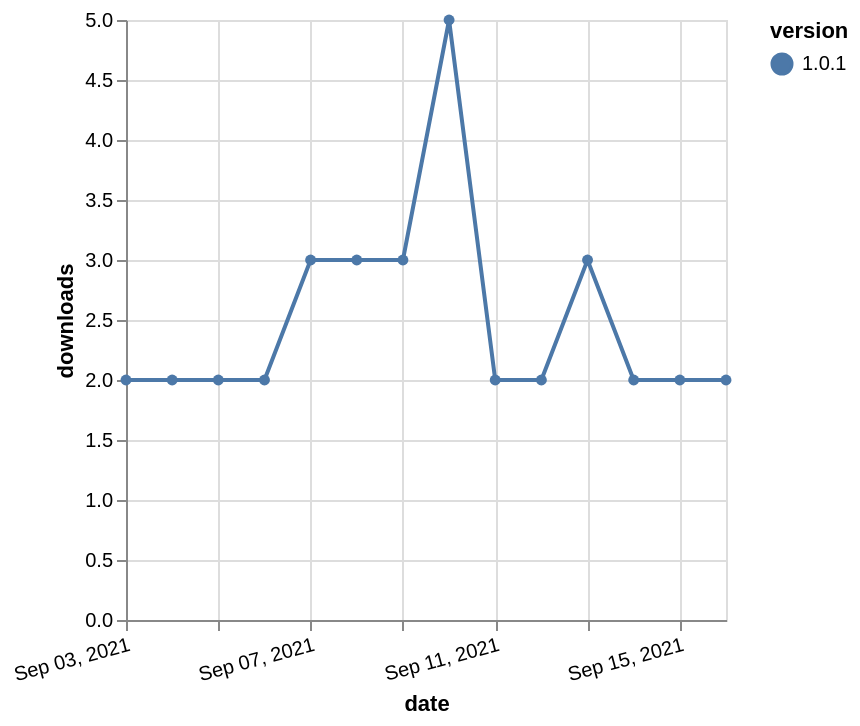

Write a Vega-Lite specification for this figure.
### Vega-Lite specification from a JSON file in a GitHub repository (floating-point values rounded to 4 significant figures)
{"$schema": "https://vega.github.io/schema/vega-lite/v5.json", "description": "A simple bar chart with embedded data.", "data": {"values": [{"date": "2021-09-03", "total": 2522, "delta": 2, "version": "1.0.1"}, {"date": "2021-09-04", "total": 2524, "delta": 2, "version": "1.0.1"}, {"date": "2021-09-05", "total": 2526, "delta": 2, "version": "1.0.1"}, {"date": "2021-09-06", "total": 2528, "delta": 2, "version": "1.0.1"}, {"date": "2021-09-07", "total": 2531, "delta": 3, "version": "1.0.1"}, {"date": "2021-09-08", "total": 2534, "delta": 3, "version": "1.0.1"}, {"date": "2021-09-09", "total": 2537, "delta": 3, "version": "1.0.1"}, {"date": "2021-09-10", "total": 2542, "delta": 5, "version": "1.0.1"}, {"date": "2021-09-11", "total": 2544, "delta": 2, "version": "1.0.1"}, {"date": "2021-09-12", "total": 2546, "delta": 2, "version": "1.0.1"}, {"date": "2021-09-13", "total": 2549, "delta": 3, "version": "1.0.1"}, {"date": "2021-09-14", "total": 2551, "delta": 2, "version": "1.0.1"}, {"date": "2021-09-15", "total": 2553, "delta": 2, "version": "1.0.1"}, {"date": "2021-09-16", "total": 2555, "delta": 2, "version": "1.0.1"}]}, "width": "container", "mark": {"type": "line", "point": {"filled": true}}, "encoding": {"x": {"field": "date", "type": "temporal", "timeUnit": "yearmonthdate", "title": "date", "axis": {"labelAngle": -15}}, "y": {"field": "delta", "type": "quantitative", "title": "downloads"}, "color": {"field": "version", "type": "nominal"}, "tooltip": {"field": "delta"}}}
